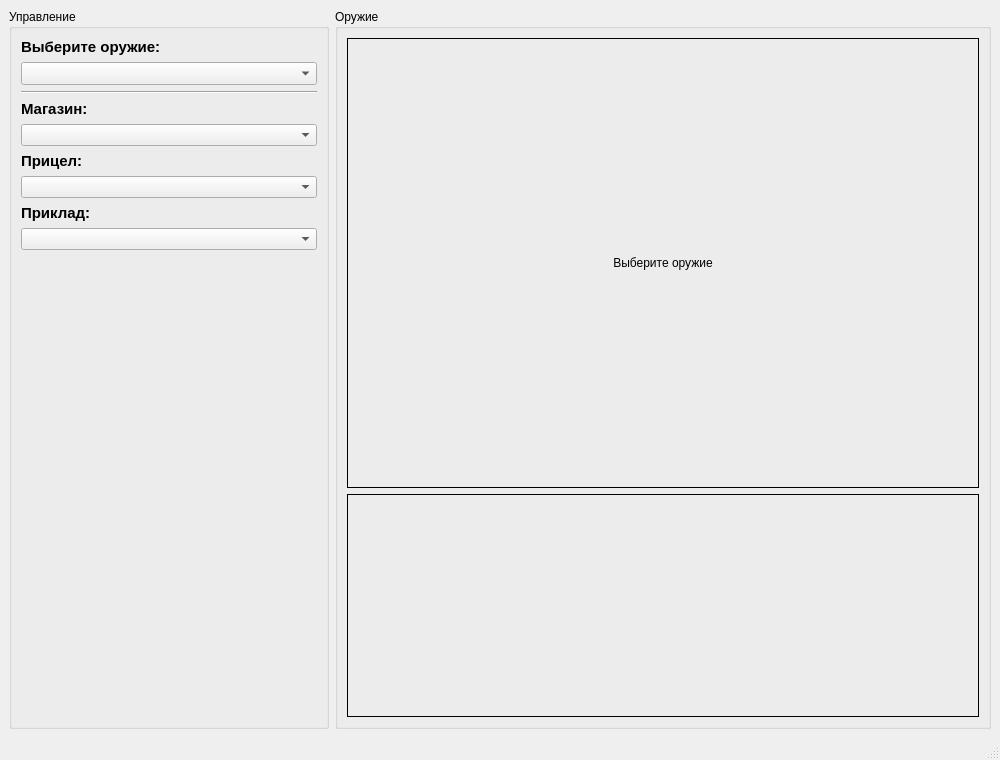
<?xml version="1.0" encoding="UTF-8"?>
<ui version="4.0">
 <class>MainWindow</class>
 <widget class="QMainWindow" name="MainWindow">
  <property name="geometry">
   <rect>
    <x>0</x>
    <y>0</y>
    <width>1000</width>
    <height>760</height>
   </rect>
  </property>
  <property name="windowTitle">
   <string>Weapon Decorator Demo</string>
  </property>
  <widget class="QWidget" name="centralwidget">
   <layout class="QHBoxLayout" name="horizontalLayout">
    <item>
     <widget class="QGroupBox" name="controlGroup">
      <property name="minimumSize">
       <size>
        <width>320</width>
        <height>0</height>
       </size>
      </property>
      <property name="maximumSize">
       <size>
        <width>320</width>
        <height>16777215</height>
       </size>
      </property>
      <property name="title">
       <string>Управление</string>
      </property>
      <layout class="QVBoxLayout" name="verticalLayout">
       <item>
        <widget class="QLabel" name="label">
         <property name="font">
          <font>
           <pointsize>11</pointsize>
           <bold>true</bold>
          </font>
         </property>
         <property name="text">
          <string>Выберите оружие:</string>
         </property>
        </widget>
       </item>
       <item>
        <widget class="QComboBox" name="weaponCombo">
         <property name="font">
          <font>
           <pointsize>10</pointsize>
          </font>
         </property>
        </widget>
       </item>
       <item>
        <widget class="Line" name="line">
         <property name="orientation">
          <enum>Qt::Orientation::Horizontal</enum>
         </property>
        </widget>
       </item>
       <item>
        <widget class="QLabel" name="label_2">
         <property name="font">
          <font>
           <pointsize>11</pointsize>
           <bold>true</bold>
          </font>
         </property>
         <property name="text">
          <string>Магазин:</string>
         </property>
        </widget>
       </item>
       <item>
        <widget class="QComboBox" name="magazineCombo">
         <property name="font">
          <font>
           <pointsize>9</pointsize>
          </font>
         </property>
        </widget>
       </item>
       <item>
        <widget class="QLabel" name="label_3">
         <property name="font">
          <font>
           <pointsize>11</pointsize>
           <bold>true</bold>
          </font>
         </property>
         <property name="text">
          <string>Прицел:</string>
         </property>
        </widget>
       </item>
       <item>
        <widget class="QComboBox" name="scopeCombo">
         <property name="font">
          <font>
           <pointsize>9</pointsize>
          </font>
         </property>
        </widget>
       </item>
       <item>
        <widget class="QLabel" name="label_4">
         <property name="font">
          <font>
           <pointsize>11</pointsize>
           <bold>true</bold>
          </font>
         </property>
         <property name="text">
          <string>Приклад:</string>
         </property>
        </widget>
       </item>
       <item>
        <widget class="QComboBox" name="stockCombo">
         <property name="font">
          <font>
           <pointsize>9</pointsize>
          </font>
         </property>
        </widget>
       </item>
       <item>
        <spacer name="verticalSpacer">
         <property name="orientation">
          <enum>Qt::Orientation::Vertical</enum>
         </property>
         <property name="sizeType">
          <enum>QSizePolicy::Policy::Expanding</enum>
         </property>
         <property name="sizeHint" stdset="0">
          <size>
           <width>20</width>
           <height>40</height>
          </size>
         </property>
        </spacer>
       </item>
      </layout>
     </widget>
    </item>
    <item>
     <widget class="QGroupBox" name="displayGroup">
      <property name="title">
       <string>Оружие</string>
      </property>
      <layout class="QVBoxLayout" name="verticalLayout_2">
       <item>
        <widget class="QLabel" name="imageLabel">
         <property name="minimumSize">
          <size>
           <width>550</width>
           <height>450</height>
          </size>
         </property>
         <property name="frameShape">
          <enum>QFrame::Shape::Box</enum>
         </property>
         <property name="text">
          <string>Выберите оружие</string>
         </property>
         <property name="alignment">
          <set>Qt::AlignmentFlag::AlignCenter</set>
         </property>
        </widget>
       </item>
       <item>
        <widget class="QLabel" name="statsLabel">
         <property name="minimumSize">
          <size>
           <width>0</width>
           <height>200</height>
          </size>
         </property>
         <property name="frameShape">
          <enum>QFrame::Shape::Box</enum>
         </property>
         <property name="text">
          <string/>
         </property>
         <property name="alignment">
          <set>Qt::AlignmentFlag::AlignLeading|Qt::AlignmentFlag::AlignLeft|Qt::AlignmentFlag::AlignTop</set>
         </property>
        </widget>
       </item>
      </layout>
     </widget>
    </item>
   </layout>
  </widget>
  <widget class="QMenuBar" name="menubar">
   <property name="geometry">
    <rect>
     <x>0</x>
     <y>0</y>
     <width>1000</width>
     <height>21</height>
    </rect>
   </property>
  </widget>
  <widget class="QStatusBar" name="statusbar"/>
 </widget>
 <resources/>
 <connections/>
</ui>
